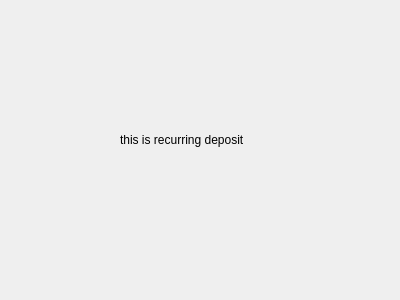
<?xml version="1.0" encoding="UTF-8"?>
<ui version="4.0">
 <class>Form</class>
 <widget class="QWidget" name="Form">
  <property name="geometry">
   <rect>
    <x>0</x>
    <y>0</y>
    <width>400</width>
    <height>300</height>
   </rect>
  </property>
  <property name="windowTitle">
   <string>Form</string>
  </property>
  <widget class="QLabel" name="label">
   <property name="geometry">
    <rect>
     <x>120</x>
     <y>130</y>
     <width>181</width>
     <height>20</height>
    </rect>
   </property>
   <property name="text">
    <string>this is recurring deposit</string>
   </property>
  </widget>
 </widget>
 <resources/>
 <connections/>
</ui>
